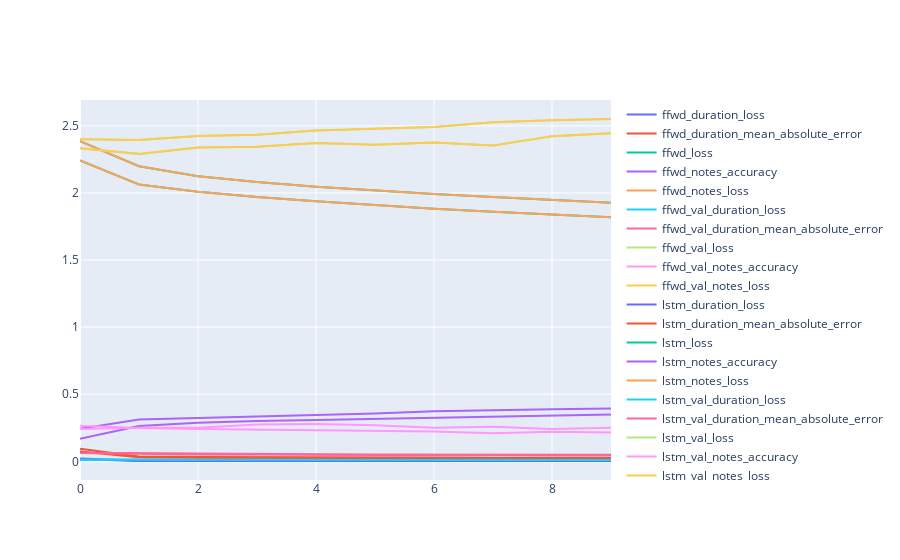

Notebook code cell kept with this figure:
### Code cell
fig.show()

### Figure 1 — Plotly figure (JSON) as saved in the notebook; plotly's stock layout.template omitted (floating-point values rounded to 4 significant figures)
{"data": [{"mode": "lines", "name": "ffwd_duration_loss", "type": "scatter", "x": [0, 1, 2, 3, 4, 5, 6, 7, 8, 9], "y": [0.02046, 0.0037, 0.003363, 0.003167, 0.003011, 0.002879, 0.002777, 0.002725, 0.002685, 0.002648]}, {"mode": "lines", "name": "ffwd_duration_mean_absolute_error", "type": "scatter", "x": [0, 1, 2, 3, 4, 5, 6, 7, 8, 9], "y": [0.09352, 0.03574, 0.03193, 0.03014, 0.02883, 0.02788, 0.02742, 0.02725, 0.027, 0.02673]}, {"mode": "lines", "name": "ffwd_loss", "type": "scatter", "x": [0, 1, 2, 3, 4, 5, 6, 7, 8, 9], "y": [2.242, 2.064, 2.01, 1.971, 1.938, 1.91, 1.883, 1.859, 1.838, 1.819]}, {"mode": "lines", "name": "ffwd_notes_accuracy", "type": "scatter", "x": [0, 1, 2, 3, 4, 5, 6, 7, 8, 9], "y": [0.2425, 0.3121, 0.3236, 0.3344, 0.3465, 0.3569, 0.3728, 0.382, 0.3884, 0.3942]}, {"mode": "lines", "name": "ffwd_notes_loss", "type": "scatter", "x": [0, 1, 2, 3, 4, 5, 6, 7, 8, 9], "y": [2.242, 2.064, 2.01, 1.971, 1.938, 1.91, 1.883, 1.859, 1.838, 1.819]}, {"mode": "lines", "name": "ffwd_val_duration_loss", "type": "scatter", "x": [0, 1, 2, 3, 4, 5, 6, 7, 8, 9], "y": [0.01337, 0.01273, 0.0121, 0.0115, 0.01111, 0.0106, 0.01029, 0.01007, 0.009973, 0.009977]}, {"mode": "lines", "name": "ffwd_val_duration_mean_absolute_error", "type": "scatter", "x": [0, 1, 2, 3, 4, 5, 6, 7, 8, 9], "y": [0.06417, 0.06022, 0.05631, 0.05296, 0.05288, 0.0509, 0.04965, 0.04931, 0.04903, 0.04874]}, {"mode": "lines", "name": "ffwd_val_loss", "type": "scatter", "x": [0, 1, 2, 3, 4, 5, 6, 7, 8, 9], "y": [2.4, 2.396, 2.425, 2.435, 2.466, 2.482, 2.492, 2.527, 2.543, 2.551]}, {"mode": "lines", "name": "ffwd_val_notes_accuracy", "type": "scatter", "x": [0, 1, 2, 3, 4, 5, 6, 7, 8, 9], "y": [0.2648, 0.2473, 0.241, 0.2364, 0.2302, 0.2233, 0.2216, 0.2096, 0.2199, 0.2142]}, {"mode": "lines", "name": "ffwd_val_notes_loss", "type": "scatter", "x": [0, 1, 2, 3, 4, 5, 6, 7, 8, 9], "y": [2.4, 2.395, 2.425, 2.435, 2.466, 2.482, 2.492, 2.527, 2.543, 2.551]}, {"mode": "lines", "name": "lstm_duration_loss", "type": "scatter", "x": [0, 1, 2, 3, 4, 5, 6, 7, 8, 9], "y": [0.01455, 0.003098, 0.002676, 0.002558, 0.002451, 0.002282, 0.002231, 0.0022, 0.002215, 0.002214]}, {"mode": "lines", "name": "lstm_duration_mean_absolute_error", "type": "scatter", "x": [0, 1, 2, 3, 4, 5, 6, 7, 8, 9], "y": [0.07368, 0.03054, 0.0271, 0.02684, 0.0255, 0.02333, 0.02262, 0.02235, 0.02259, 0.0227]}, {"mode": "lines", "name": "lstm_loss", "type": "scatter", "x": [0, 1, 2, 3, 4, 5, 6, 7, 8, 9], "y": [2.386, 2.2, 2.124, 2.081, 2.047, 2.018, 1.993, 1.971, 1.95, 1.928]}, {"mode": "lines", "name": "lstm_notes_accuracy", "type": "scatter", "x": [0, 1, 2, 3, 4, 5, 6, 7, 8, 9], "y": [0.1688, 0.2626, 0.2875, 0.3004, 0.3075, 0.3162, 0.3283, 0.3362, 0.3406, 0.3488]}, {"mode": "lines", "name": "lstm_notes_loss", "type": "scatter", "x": [0, 1, 2, 3, 4, 5, 6, 7, 8, 9], "y": [2.386, 2.2, 2.124, 2.081, 2.047, 2.018, 1.993, 1.971, 1.95, 1.928]}, {"mode": "lines", "name": "lstm_val_duration_loss", "type": "scatter", "x": [0, 1, 2, 3, 4, 5, 6, 7, 8, 9], "y": [0.01184, 0.01085, 0.01005, 0.01004, 0.009057, 0.009774, 0.009155, 0.009571, 0.009234, 0.009078]}, {"mode": "lines", "name": "lstm_val_duration_mean_absolute_error", "type": "scatter", "x": [0, 1, 2, 3, 4, 5, 6, 7, 8, 9], "y": [0.0609, 0.05385, 0.05114, 0.04981, 0.04698, 0.04598, 0.04487, 0.04666, 0.04552, 0.04497]}, {"mode": "lines", "name": "lstm_val_loss", "type": "scatter", "x": [0, 1, 2, 3, 4, 5, 6, 7, 8, 9], "y": [2.334, 2.291, 2.339, 2.344, 2.373, 2.359, 2.375, 2.353, 2.424, 2.445]}, {"mode": "lines", "name": "lstm_val_notes_accuracy", "type": "scatter", "x": [0, 1, 2, 3, 4, 5, 6, 7, 8, 9], "y": [0.2404, 0.2495, 0.2507, 0.2745, 0.2772, 0.2683, 0.2505, 0.2575, 0.2406, 0.2491]}, {"mode": "lines", "name": "lstm_val_notes_loss", "type": "scatter", "x": [0, 1, 2, 3, 4, 5, 6, 7, 8, 9], "y": [2.334, 2.291, 2.339, 2.344, 2.373, 2.359, 2.375, 2.353, 2.423, 2.445]}], "layout": {}}
